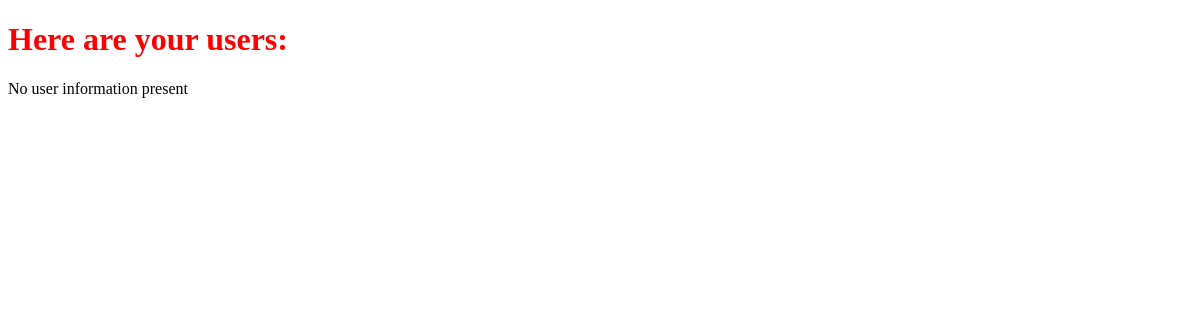
The page /user/ on the database as committed earlier.
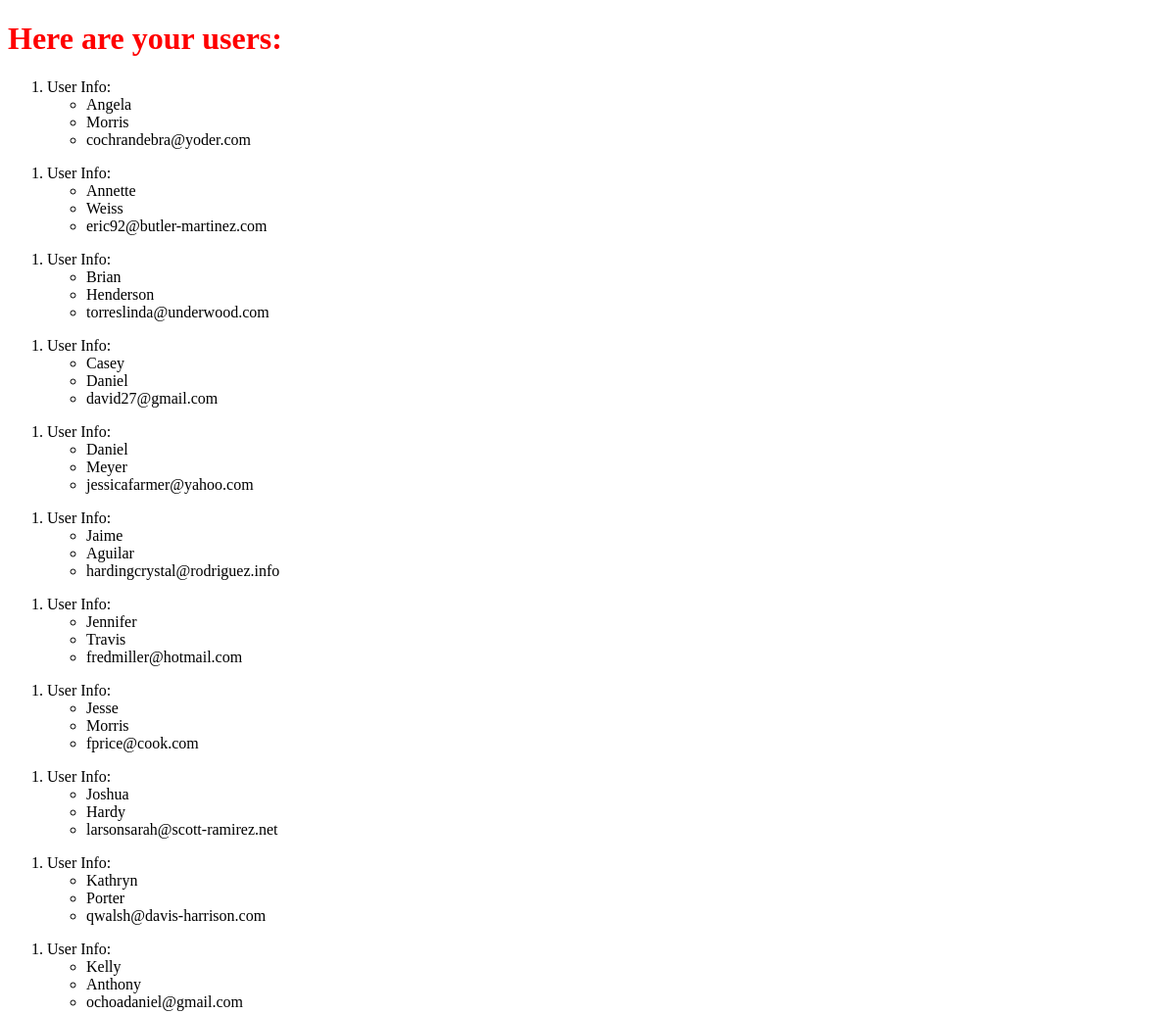
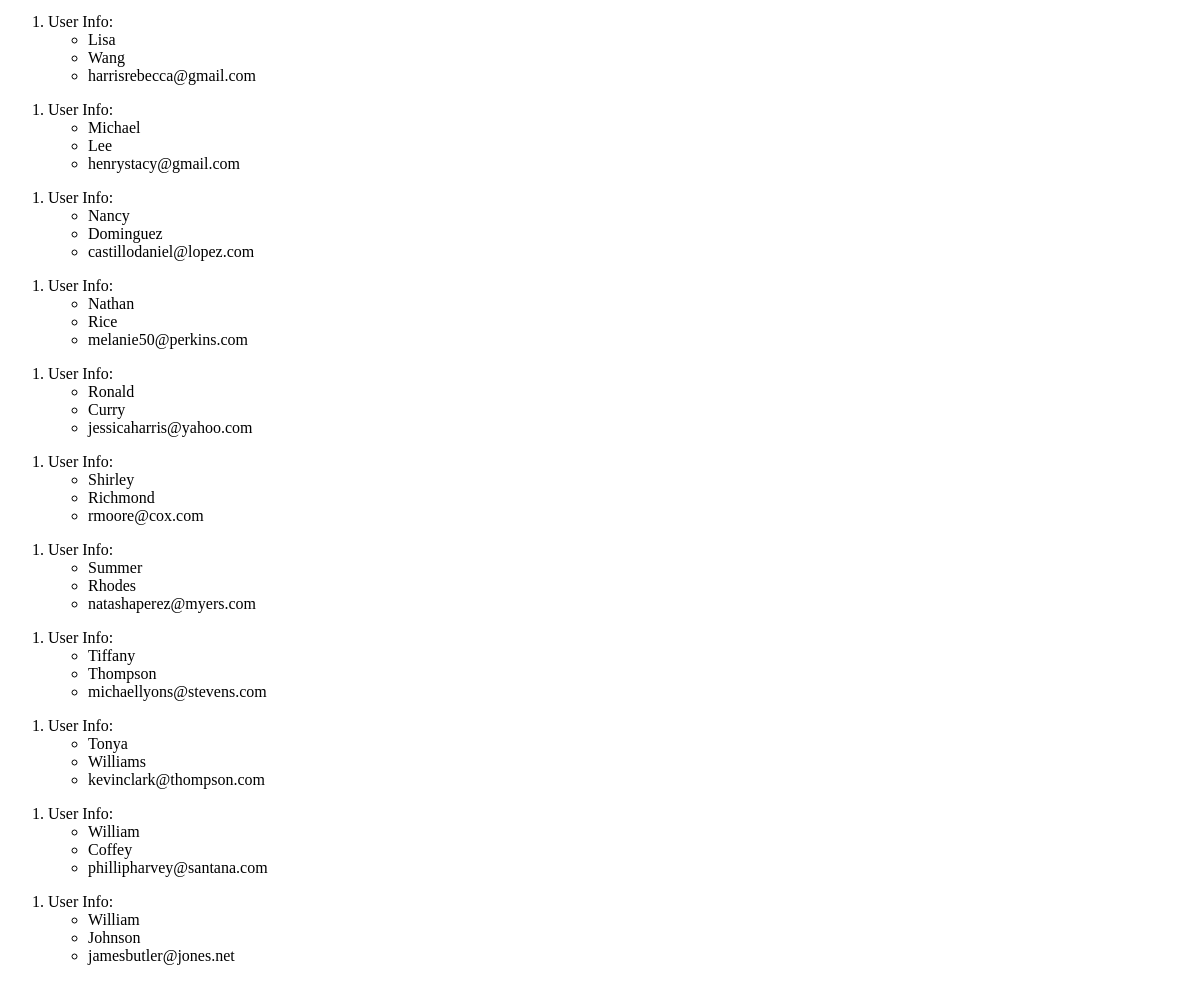
The same page on the database as committed later (2 pictures, top to bottom).
### appTwo/models.py (models this page shows, shortened)
class User(models.Model):
    first_name = models.CharField(max_length=264)
    last_name = models.CharField(max_length=264)
    user_email = models.CharField(max_length=264,unique=True)

### appTwo/views.py (the view)
# urls.py: url(r'^user/',include('appTwo.urls')),
def user(req2):
    user_list = User.objects.order_by('first_name')
    user_dict = {'user': user_list }
    return render(req2,'appTwo/user.html',context=user_dict)

### templates/appTwo/user.html (shortened to what this page needs)
<!DOCTYPE html>
{% load staticfiles %}
<html lang="en" dir="ltr">
  <head>
    <link rel="stylesheet" href="{% static "CSS/style.css" %}">
  </head>
  <body>
    <h1>Here are your users:</h1>
    <div class="djangouser">
      {% if user %}
        {% for usr in user %}
        <ol>
          <li>User Info:</li>
          <ul>
            <li>{{ usr.first_name }}</li>
            <li>{{ usr.last_name }}</li>
            <li>{{ usr.user_email }}</li>
          </ul>
        </ol>
        {% endfor %}
        {% else %}
        <p>No user information present </p>
        {% endif %}
      </div>
  </body>
</html>

### static/CSS/style.css (style rules this page uses)
h1 { color:red; }

Rows that differ between the two databases and show on the page:
added User: first_name "Angela", last_name "Morris", user_email "cochrandebra@yoder.com"
added User: first_name "Annette", last_name "Weiss", user_email "eric92@butler-martinez.com"
added User: first_name "Brian", last_name "Henderson", user_email "torreslinda@underwood.com"
added User: first_name "Casey", last_name "Daniel", user_email "david27@gmail.com"
added User: first_name "Daniel", last_name "Meyer", user_email "jessicafarmer@yahoo.com"
added User: first_name "Jaime", last_name "Aguilar", user_email "hardingcrystal@rodriguez.info"
added User: first_name "Jennifer", last_name "Travis", user_email "fredmiller@hotmail.com"
added User: first_name "Jesse", last_name "Morris", user_email "fprice@cook.com"
added User: first_name "Joshua", last_name "Hardy", user_email "larsonsarah@scott-ramirez.net"
added User: first_name "Kathryn", last_name "Porter", user_email "qwalsh@davis-harrison.com"
added User: first_name "Kelly", last_name "Anthony", user_email "ochoadaniel@gmail.com"
added User: first_name "Lisa", last_name "Wang", user_email "harrisrebecca@gmail.com"
added User: first_name "Michael", last_name "Lee", user_email "henrystacy@gmail.com"
added User: first_name "Nancy", last_name "Dominguez", user_email "castillodaniel@lopez.com"
added User: first_name "Nathan", last_name "Rice", user_email "melanie50@perkins.com"
added User: first_name "Ronald", last_name "Curry", user_email "jessicaharris@yahoo.com"
added User: first_name "Shirley", last_name "Richmond", user_email "rmoore@cox.com"
added User: first_name "Summer", last_name "Rhodes", user_email "natashaperez@myers.com"
added User: first_name "Tiffany", last_name "Thompson", user_email "michaellyons@stevens.com"
added User: first_name "Tonya", last_name "Williams", user_email "kevinclark@thompson.com"
added User: first_name "William", last_name "Coffey", user_email "phillipharvey@santana.com"
added User: first_name "William", last_name "Johnson", user_email "jamesbutler@jones.net"
Other text that changed with them:
text no longer shown: "No user information present"
